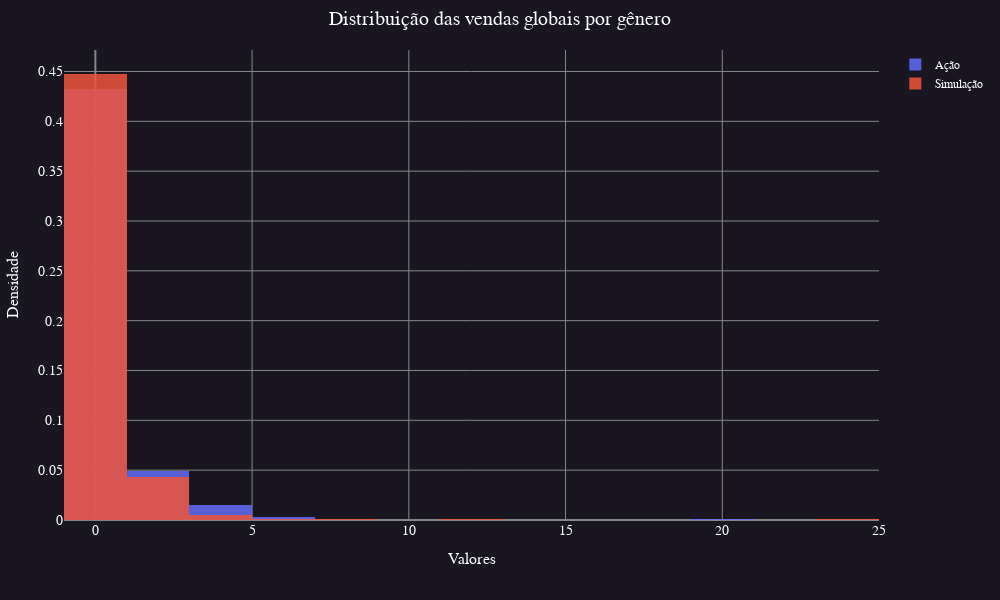

The code cell stored with this chart in its notebook:
### Code cell
"""
Uma distribuição normal tem o formato característico de um sino. Vamos verificar se as nossas amostras
possuem esse formato.
"""
fig = go.Figure()
trace0 = go.Histogram(
    x=unidades_jogos_vendidas_acao,
    nbinsx=20,
    name='Ação',
    histnorm='probability density'
)
trace1 = go.Histogram(
    x=unidades_jogos_vendidas_simulacao,
    nbinsx=20,
    name='Simulação',
    histnorm='probability density'
)

fig.add_trace(trace0)
fig.add_trace(trace1)

fig.update_layout(
    title_text="Distribuição das vendas globais por gênero",
    yaxis_title='Densidade',
    xaxis_title='Valores',
    
    # Padrao
    **layout_padrao,
)

fig.update_layout(barmode='overlay')
fig.update_traces(opacity=0.85)

fig.show()

### Figure 1 — Plotly figure (JSON) as saved in the notebook; plotly's stock layout.template omitted (floating-point values rounded to 4 significant figures; data arrays with more than 128 entries replaced by an {"elided": "..."} marker saying what was removed)
{"data": [{"histnorm": "probability density", "name": "Ação", "nbinsx": 20, "opacity": 0.85, "type": "histogram", "x": {"elided": "500 float values"}}, {"histnorm": "probability density", "name": "Simulação", "nbinsx": 20, "opacity": 0.85, "type": "histogram", "x": {"elided": "500 float values"}}], "layout": {"barmode": "overlay", "font": {"color": "#fff", "family": "Balto"}, "height": 600, "margin": {"b": 80, "l": 60, "r": 30, "t": 50}, "paper_bgcolor": "#191622", "plot_bgcolor": "#191622", "title": {"font": {"size": 20}, "text": "Distribuição das vendas globais por gênero", "x": 0.5, "xanchor": "center"}, "width": 1000, "xaxis": {"gridcolor": "#868686", "gridwidth": 1, "tickfont": {"size": 14}, "title": {"font": {"size": 16}, "text": "Valores"}, "zerolinecolor": "#868686", "zerolinewidth": 2}, "yaxis": {"gridcolor": "#868686", "gridwidth": 1, "tickfont": {"size": 14}, "title": {"font": {"size": 16}, "text": "Densidade"}, "zerolinecolor": "#868686", "zerolinewidth": 2}}}
